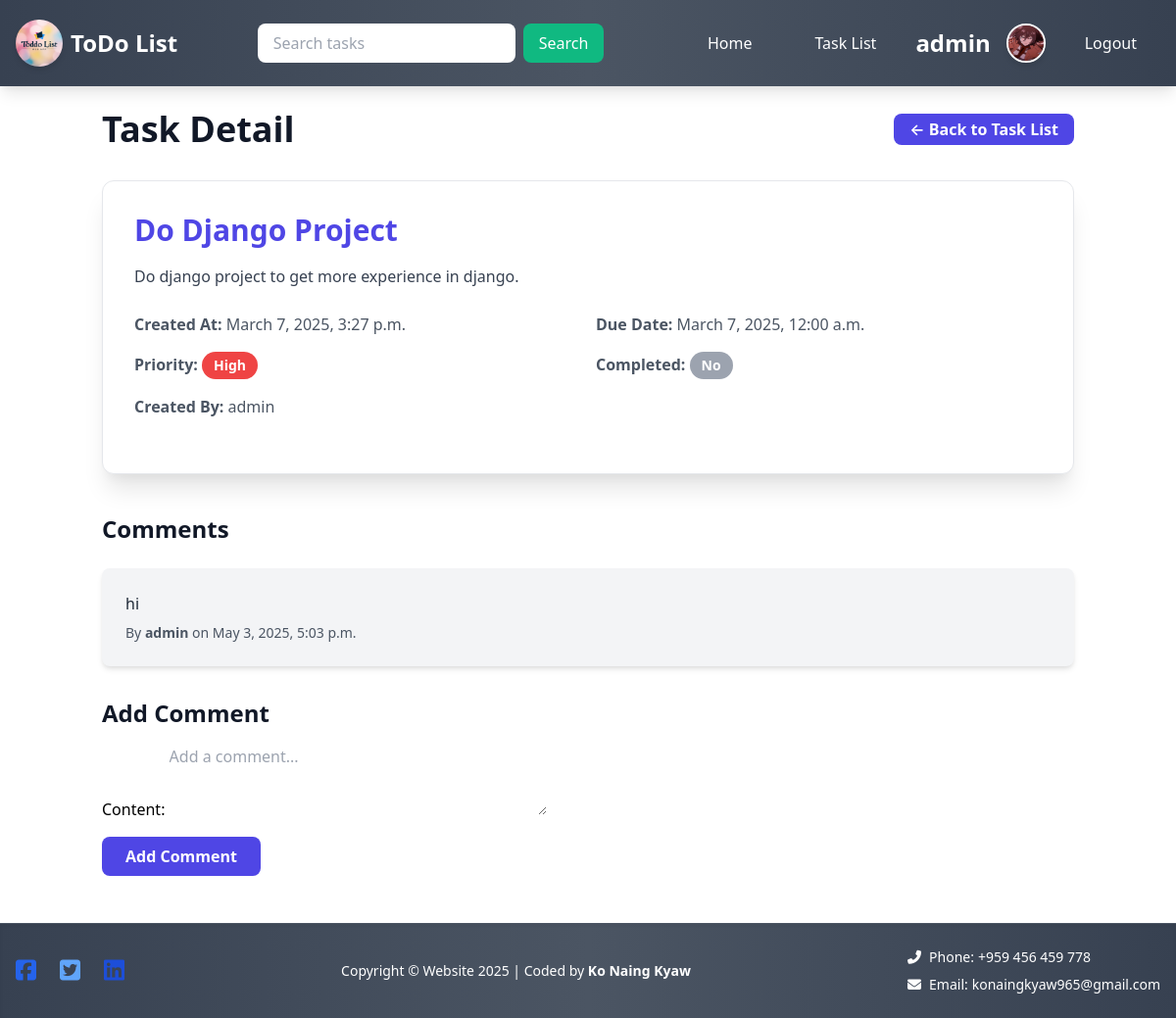
Screenshot of /task_detail/10/ (signed in) with the database file from the repository.
### myapp/models.py (models this page shows, shortened)
class Profile(models.Model):
    user = models.OneToOneField(User, on_delete=models.CASCADE)
    profile_pic = models.ImageField(
        upload_to='profile_picture/',
        default='images/default-profile.jpg'
    )
    bio = models.TextField(blank=True, null=True)

class Task(models.Model):
    PRIORITY_CHOICES = [
        ('High', 'High'),
        ('Medium', 'Medium'),
        ('Low', 'Low'),
    ]
    RECURRENCE_CHOICES = [
        ('none', 'None'),
        ('daily', 'Daily'),
        ('weekly', 'Weekly'),
        ('monthly', 'Monthly'),
    ]
    user = models.ForeignKey(User, on_delete=models.CASCADE, null=True)
    shared_users = models.ManyToManyField(User, related_name='shared_tasks', blank=True)
    title = models.CharField(max_length=200)
    description = models.TextField(blank=True, null=True)
    created_at = models.DateTimeField(auto_now_add=True)
    due_date = models.DateTimeField(null=True, blank=True)
    is_completed = models.BooleanField(default=False)
    category = models.ForeignKey(
        Category,
        on_delete=models.SET_NULL,
        null=True,
        blank=True
    )
    priority = models.CharField(max_length=10, choices=PRIORITY_CHOICES, default='Medium')
    reminder = models.DateTimeField(null=True, blank=True)
    recurrence = models.CharField(max_length=10, choices=RECURRENCE_CHOICES, default='none')
    parent_task = models.ForeignKey('self', on_delete=models.CASCADE, null=True, blank=True, related_name='subtasks')

class Comment(models.Model):
    task = models.ForeignKey(Task, on_delete=models.CASCADE, related_name='comments')
    user = models.ForeignKey(User, on_delete=models.CASCADE)
    content = models.TextField()
    created_at = models.DateTimeField(auto_now_add=True)
    updated_at = models.DateTimeField(auto_now=True)

### myapp/views.py (the view)
# urls.py: path("task_detail/<int:task_id>/", views.task_detail, name="task_detail"),
@login_required(login_url="login")
def task_detail(request, task_id):
    task = get_object_or_404(Task, id=task_id)
    comments = task.comments.all().order_by('-created_at')
    if request.method == 'POST':
        form = CommentForm(request.POST)
        if form.is_valid():
            comment = form.save(commit=False)
            comment.task = task
            comment.user = request.user
            comment.save()
            return redirect('task_detail', task_id=task_id)
    else:
        form = CommentForm()
    return render(request, "task_detail.html", {"task": task, "comments": comments, "form": form})

### myapp/forms.py
class CommentForm(forms.ModelForm):
    class Meta:
        model = Comment
        fields = ['content']
        widgets = {
            'content': forms.Textarea(attrs={'rows': 3, 'placeholder': 'Add a comment...'}),
        }

### myapp/context_processors.py (called while the page is built)
def profile_context(request):
    if request.user.is_authenticated:
        try:
            profile = Profile.objects.get(user=request.user)
        except Profile.DoesNotExist:
            profile = None
    else:
        profile = None
    return {'profile': profile}

### myapp/templates/task_detail.html (shortened to what this page needs)
{% extends 'base.html' %}
{% block body %}
  {% load static %}
  <br />
  <div class="container mx-auto px-4">
    {% if user.is_authenticated %}
      <h1 class="text-4xl font-extrabold text-gray-900 dark:text-white mb-8 flex items-center justify-between">
        Task Detail
<a href="{% url 'task_list' %}" class="bg-indigo-600 hover:bg-indigo-700 text-white font-semibold text-base px-4 py-1 rounded-lg transition duration-300">
          &larr; Back to Task List
        </a>
      </h1>
      <div class="bg-white dark:bg-gray-900 shadow-xl rounded-xl p-8 border border-gray-200 dark:border-gray-700">
        <h2 class="text-3xl font-bold mb-4 text-indigo-600 dark:text-indigo-400">{{ task.title }}</h2>
        <p class="mb-6 text-gray-700 dark:text-gray-300 leading-relaxed">{{ task.description }}</p>
        <div class="grid grid-cols-2 gap-4 mb-6 text-gray-600 dark:text-gray-400">
          <div><span class="font-semibold">Created At:</span> {{ task.created_at|date:"F j, Y, g:i a" }}</div>
          <div><span class="font-semibold">Due Date:</span> {{ task.due_date|date:"F j, Y, g:i a" }}</div>
          <div>
            <span class="font-semibold">Priority:</span>
            {% if task.priority == "High" %}
              <span class="inline-block bg-red-500 text-white px-3 py-1 rounded-full text-sm font-semibold">High</span>
            {% elif task.priority == "Medium" %}
              <span class="inline-block bg-yellow-400 text-white px-3 py-1 rounded-full text-sm font-semibold">Medium</span>
            {% else %}
              <span class="inline-block bg-green-500 text-white px-3 py-1 rounded-full text-sm font-semibold">Low</span>
            {% endif %}
          </div>
          <div>
            <span class="font-semibold">Completed:</span>
            {% if task.is_completed %}
              <span class="inline-block bg-green-600 text-white px-3 py-1 rounded-full text-sm font-semibold">Yes</span>
            {% else %}
              <span class="inline-block bg-gray-400 text-white px-3 py-1 rounded-full text-sm font-semibold">No</span>
            {% endif %}
          </div>
          <div><span class="font-semibold">Created By:</span> {{ task.user.username }}</div>
        </div>
      </div>
      <div class="mt-10">
        <h3 class="text-2xl font-bold mb-6 text-gray-900 dark:text-white">Comments</h3>
        {% if comments %}
          <ul class="space-y-6">
            {% for comment in comments %}
              <li class="bg-gray-100 dark:bg-gray-800 p-6 rounded-lg shadow-md">
                <p class="mb-2 text-gray-800 dark:text-gray-200">{{ comment.content }}</p>
                <p class="text-sm text-gray-600 dark:text-gray-400">By <span class="font-semibold">{{ comment.user.username }}</span> on {{ comment.created_at|date:"F j, Y, g:i a" }}</p>
              </li>
            {% endfor %}
          </ul>
        {% else %}
          <p class="text-gray-600 dark:text-gray-400">No comments yet.</p>
        {% endif %}
      </div>
      <div class="mt-8">
        <h3 class="text-2xl font-bold mb-4 text-gray-900 dark:text-white">Add Comment</h3>
        <form method="post" action="" class="space-y-4">
          {{ form.as_p }}
          <button type="submit" class="bg-indigo-600 hover:bg-indigo-700 text-white font-semibold px-6 py-2 rounded-lg transition duration-300">Add Comment</button>
        </form>
      </div>
    {% else %}
      <div class="text-center">
        <h2 class="text-3xl font-extrabold mb-4 text-gray-900 dark:text-white">Please log in to view task details</h2>
        <a href="{% url 'login' %}" class="bg-indigo-600 hover:bg-indigo-700 text-white px-8 py-3 rounded-lg transition duration-300">Log In</a>
      </div>
    {% endif %}
  </div>
  <br><br>
{% endblock %}

### templates/header.html (shortened to what this page needs)
{% load static %}
<nav class="bg-gradient-to-r from-gray-700 via-gray-600 to-gray-700 shadow-lg">
  <div class="max-w-full mx-auto px-4 py-4">
    <div class="flex items-center justify-between">
      <div class="flex items-center space-x-2">
        <img
          src="{% static 'images/app-logo.jpg' %}"
          alt="App Logo"
          class="w-12 h-12 rounded-full shadow-md"
        />
        <a class="text-white text-2xl font-bold hover:text-green-400 transition-colors" href="#">ToDo List</a>
      </div>
        <form class="flex items-center space-x-2" method="get" action="{% url 'task_list' %}">
          <input
            name="search"
            value="{{ search_query|default:'' }}"
            class="px-4 py-2 rounded-lg focus:outline-none focus:ring-2 focus:ring-green-400"
            type="search"
            placeholder="Search tasks"
            aria-label="Search"
          />
          <button
            class="bg-green-500 text-white px-4 py-2 rounded-lg hover:bg-green-600 transition-colors"
            type="submit"
          >
            Search
          </button>
        </form>
      <div class="hidden lg:flex items-center space-x-4">
        <ul class="flex items-center space-x-4">
          <li><a class="text-white hover:bg-gray-700 px-6 py-4 rounded hover:text-green-400 transition-colors" href="{% url 'home' %}">Home</a></li>
          <li><a class="text-white hover:bg-gray-700 px-6 py-4 rounded hover:text-green-400 transition-colors" href="{% url 'task_list' %}">Task List</a></li>
        </ul>
        <div class="flex items-center space-x-4 ml-4">
          {% if user.is_authenticated %}
          <span class="text-white text-2xl font-bold">{{ user.username }}</span>
          <a href="{% url 'profile' %}">
            <img src="{% if profile.profile_pic %}{{ profile.profile_pic.url }}{% else %}{% static 'images/default-profile.jpg' %}{% endif %}" class="w-10 h-10 rounded-full border-2 border-white shadow-md" />
          </a>
          <a class="text-white hover:bg-gray-700 px-6 py-4 rounded hover:text-green-400 transition-colors" href="{% url 'logout' %}">Logout</a>
          {% else %}
          <a class="text-white hover:bg-gray-700 px-6 py-4 rounded hover:text-green-400 transition-colors" href="{% url 'login' %}">Login</a>
          <a class="text-white hover:bg-gray-700 px-6 py-4 rounded hover:text-green-400 transition-colors" href="{% url 'register' %}">Sign Up</a>
          {% endif %}
        </div>
      </div>
    </div>
  </div>
</nav>

### rows the page displays
Profile: profile_pic (picture)
Task: title "Do Django Project", description "Do django project to get more experience in django.", created_at "March 7, 2025, 3:27 p.m.", due_date "March 7, 2025, 12:00 a.m.", user.username "admin"
Comment: content "hi", user.username "admin", created_at "May 3, 2025, 5:03 p.m."

### other values shown
{{ user.username }} "admin"
